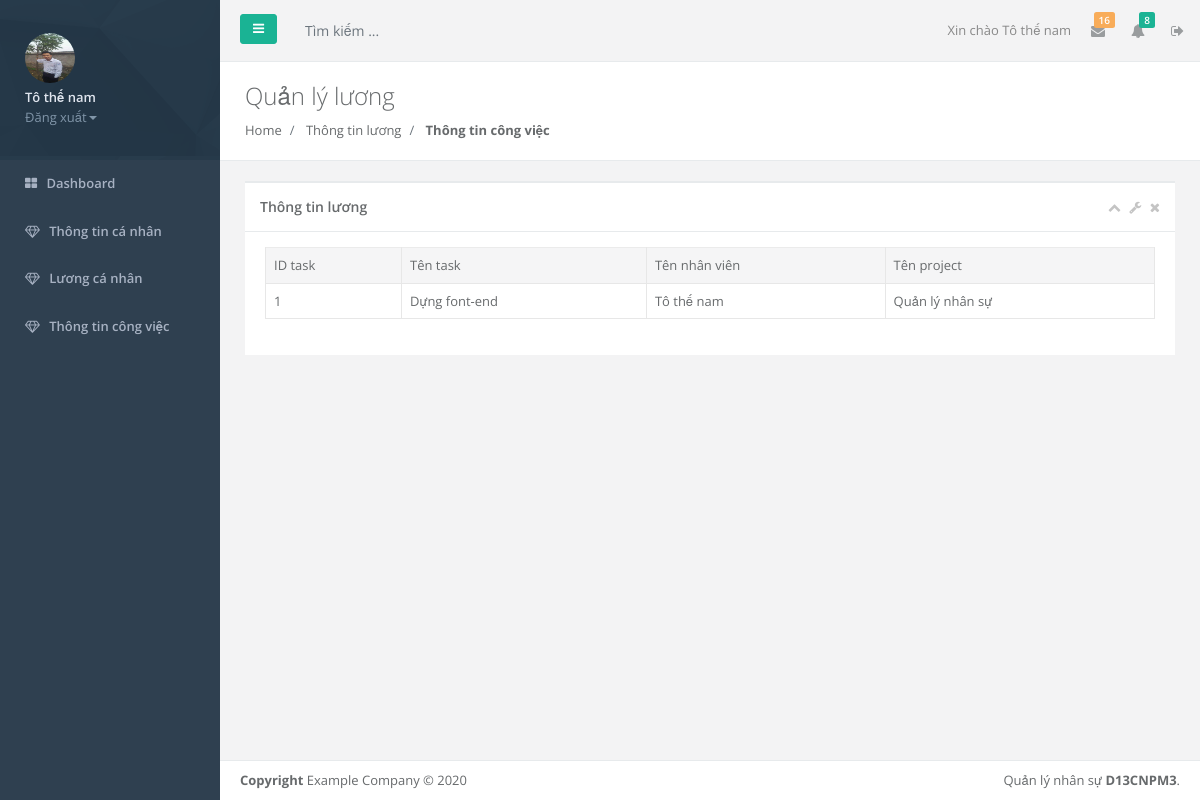
/Quanly/user/cviec.php (signed in), run on the app's committed database.
### tables this page shows
CREATE TABLE `nv` (
  `id_nv` int(11) NOT NULL,
  `username` varchar(50) DEFAULT NULL,
  `password` varchar(50) DEFAULT NULL,
  `image` varchar(50) DEFAULT NULL,
  `ten_nv` varchar(50) DEFAULT NULL,
  `ngay_sinh` date DEFAULT NULL,
  `gioi_tinh` varchar(50) DEFAULT NULL,
  `sdt` varchar(50) DEFAULT NULL,
  `email` varchar(255) DEFAULT NULL,
  `que` varchar(50) DEFAULT NULL,
  `phong_ban` varchar(50) DEFAULT NULL,
  `id_cvu` int(11) DEFAULT NULL,
  `id_team` int(11) DEFAULT NULL,
  `hop_dong` varchar(50) DEFAULT NULL,
  `ngay_hieu_luc` date DEFAULT NULL,
  `create_at` date NOT NULL,
  `update_at` date NOT NULL
);

CREATE TABLE `task` (
  `id_task` int(11) NOT NULL,
  `ten_task` varchar(50) NOT NULL,
  `id_nv` int(11) NOT NULL,
  `id_project` int(11) NOT NULL
);

CREATE TABLE `project` (
  `id_project` int(11) NOT NULL,
  `ten_project` varchar(50) NOT NULL,
  `thong_tin` varchar(50) NOT NULL,
  `ghi_chu` varchar(50) NOT NULL,
  `id_team` int(11) NOT NULL
);

### Quanly/session1.php (called while the page is built, shortened)
<?php
$session_id1=$_SESSION['id_nv'];
?>

### Quanly/user/cviec.php (the view)
<?php
    include_once('../layout/header1.php');
?>
<?php
require_once('../connect.php');
require_once('../session1.php');
?>
 <?php
 $sql="SELECT task.id_task,task.ten_task,nv.ten_nv,project.ten_project FROM task JOIN project ON project.id_project=task.id_project JOIN nv ON nv.id_nv=task.id_nv where nv.id_nv='$session_id1'";
 $result=mysqli_query($con,$sql);
 $data=mysqli_fetch_array($result);
 ?>
<div class="row wrapper border-bottom white-bg page-heading">
    <div class="col-lg-10">
        <h2>Quản lý lương</h2>
        <ol class="breadcrumb">
            <li class="breadcrumb-item">
                <a href="master.php">Home</a>
            </li>
            <li class="breadcrumb-item">
                <a>Thông tin lương</a>
            </li>
            <li class="breadcrumb-item active">
                <strong>Thông tin công việc</strong>
            </li>
        </ol>
    </div>
</div>
<div class="wrapper wrapper-content">
    <div class="row">
        <div class="col-lg-12">
                <div class="ibox ">
                <div class="ibox-title">
                    <h5> Thông tin lương</h5>
                    <div class="ibox-tools">
                        <a class="collapse-link">
                            <i class="fa fa-chevron-up"></i>
                        </a>
                        <a class="dropdown-toggle" data-toggle="dropdown" href="#">
                            <i class="fa fa-wrench"></i>
                        </a>
                        <a class="close-link">
                            <i class="fa fa-times"></i>
                        </a>
                    </div>
                </div>
                <div class="ibox-content">
                    <table class="table table-bordered">
                        <thead>
                            <tr>
                                <td> ID task</td>
                                <td> Tên task</td>
                                <td> Tên nhân viên</td>
                                <td> Tên project</td>
                            </tr>
                        </thead>
                        <tbody>
                            <tr>
                                <td> <?php echo $data['id_task'] ?></td>
                                <td> <?php echo $data['ten_task'] ?></td>
                                <td> <?php echo $data['ten_nv'] ?></td>
                                <td> <?php echo $data['ten_project'] ?></td>
                                </tr>
                        </tbody>
                    </table>
                </div>
                </div>
        </div>
    </div>
</div>
<?php
    include_once('../layout/footer.php');
?>

### Quanly/layout/sidebar1.php (shortened to what this page needs)
<nav class="navbar-default navbar-static-side" role="navigation">
    <div class="sidebar-collapse">
        <ul class="nav metismenu" id="side-menu">
            <li class="nav-header">
                <div class="dropdown profile-element">
                    <a  href="../admin/thongtin.php"><img alt="image" class="rounded-circle" src="../Assets/image/<?php echo $data['image']; ?>" style="width:50px;height:50px"/></a>
                    <a data-toggle="dropdown" class="dropdown-toggle" href="#">
                        <span class="block m-t-xs font-bold"> <?php echo $data['ten_nv']; ?></span>
                        <span class="text-muted text-xs block">Đăng xuất<b class="caret"></b></span>
                    </a>
                </div>
            </li>
            <li><a href="trangchu.php"><i class="fa fa-th-large"></i> <span class="nav-label">Dashboard</a></li>
                <li><a href="nhanvien.php"><i class="fa fa-diamond"></i> <span class="nav-label">Thông tin cá nhân</a></li>
                <li><a href="luong_nv.php"> <i class="fa fa-diamond"></i> <span class="nav-label">Lương cá nhân</a></li>
            <li>
                <a href="cviec.php"><i class="fa fa-diamond"></i> <span class="nav-label">Thông tin công việc</span></a>
            </li>
        </ul>
    </div>
</nav>

### Quanly/layout/navbar1.php (shortened to what this page needs)
<nav class="navbar navbar-static-top" role="navigation" style="margin-bottom: 0">
        <div class="navbar-header">
            <a class="navbar-minimalize minimalize-styl-2 btn btn-primary " href="#"><i class="fa fa-bars"></i> </a>
            <form role="search" class="navbar-form-custom" action="#">
                <div class="form-group">
                    <input type="text" placeholder="   Tìm kiếm ..." class="form-control" name="top-search" id="top-search">
                </div>
            </form>
        </div>
            <ul class="nav navbar-top-links navbar-right">
                <li>
                    <span class="m-r-sm text-muted welcome-message">Xin chào <?php echo $data['ten_nv']; ?></span>
                </li>
                <li class="dropdown">
                    <a class="dropdown-toggle count-info" data-toggle="dropdown" href="#" aria-expanded="true">
                        <i class="fa fa-envelope"></i>  <span class="label label-warning">16</span>
                    </a>
                </li>
                <li class="dropdown">
                    <a class="dropdown-toggle count-info" data-toggle="dropdown" href="#">
                        <i class="fa fa-bell"></i>  <span class="label label-primary">8</span>
                    </a>
                </li>
                <li>
                    <a class="dropdown-toggle count-info" data-toggle="dropdown" href="#">
                    <i class="fa fa-sign-out"></i>
                    </a>
                </li>
        </ul>
    </nav>

### data on the page
nv: image (picture), ten_nv "Tô thế nam"
task: id_task "1", ten_task "Dựng font-end", id_nv.ten_nv "Tô thế nam", id_project.ten_project "Quản lý nhân sự"
